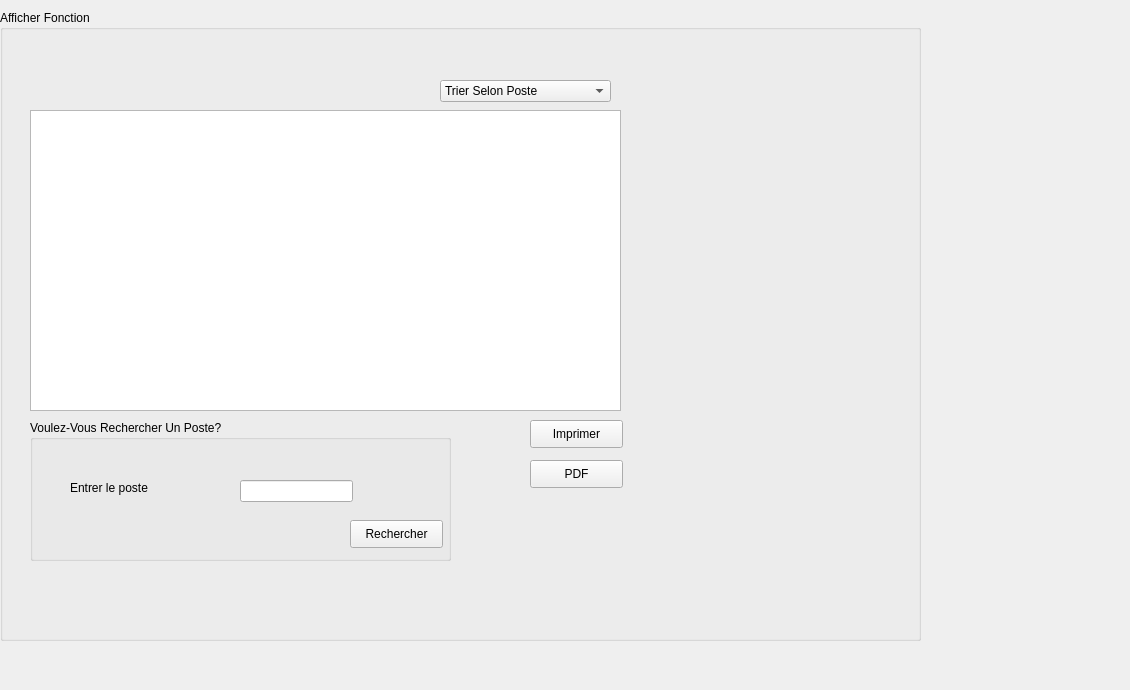
      <widget class="QWidget" name="tab_8">
       <attribute name="title">
        <string>Afficher</string>
       </attribute>
       <widget class="QGroupBox" name="groupBox_7">
        <property name="geometry">
         <rect>
          <x>0</x>
          <y>10</y>
          <width>921</width>
          <height>631</height>
         </rect>
        </property>
        <property name="title">
         <string>Afficher Fonction</string>
        </property>
        <widget class="QComboBox" name="comboBox_2">
         <property name="geometry">
          <rect>
           <x>440</x>
           <y>70</y>
           <width>171</width>
           <height>22</height>
          </rect>
         </property>
         <item>
          <property name="text">
           <string>Trier Selon Poste</string>
          </property>
         </item>
        </widget>
        <widget class="QGroupBox" name="groupBox_8">
         <property name="geometry">
          <rect>
           <x>30</x>
           <y>410</y>
           <width>421</width>
           <height>141</height>
          </rect>
         </property>
         <property name="title">
          <string>Voulez-Vous Rechercher Un Poste?</string>
         </property>
         <widget class="QLabel" name="label_24">
          <property name="geometry">
           <rect>
            <x>40</x>
            <y>60</y>
            <width>211</width>
            <height>16</height>
           </rect>
          </property>
          <property name="text">
           <string>Entrer le poste</string>
          </property>
         </widget>
         <widget class="QLineEdit" name="lineEdit_19">
          <property name="geometry">
           <rect>
            <x>210</x>
            <y>60</y>
            <width>113</width>
            <height>22</height>
           </rect>
          </property>
         </widget>
         <widget class="QPushButton" name="pushButton_10">
          <property name="geometry">
           <rect>
            <x>320</x>
            <y>100</y>
            <width>93</width>
            <height>28</height>
           </rect>
          </property>
          <property name="text">
           <string>Rechercher</string>
          </property>
         </widget>
        </widget>
        <widget class="QPushButton" name="pushButton_7">
         <property name="geometry">
          <rect>
           <x>530</x>
           <y>410</y>
           <width>93</width>
           <height>28</height>
          </rect>
         </property>
         <property name="text">
          <string>Imprimer</string>
         </property>
        </widget>
        <widget class="QTableView" name="tableView">
         <property name="geometry">
          <rect>
           <x>30</x>
           <y>100</y>
           <width>591</width>
           <height>301</height>
          </rect>
         </property>
        </widget>
        <widget class="QPushButton" name="pushButton_3">
         <property name="geometry">
          <rect>
           <x>530</x>
           <y>450</y>
           <width>93</width>
           <height>28</height>
          </rect>
         </property>
         <property name="text">
          <string>PDF</string>
         </property>
        </widget>
       </widget>
       <widget class="QLabel" name="label_36">
        <property name="geometry">
         <rect>
          <x>-235</x>
          <y>0</y>
          <width>1121</width>
          <height>681</height>
         </rect>
        </property>
        <property name="styleSheet">
         <string notr="true">background-image:url(:/gris.jpg)</string>
        </property>
        <property name="text">
         <string/>
        </property>
       </widget>
       <zorder>label_36</zorder>
       <zorder>groupBox_7</zorder>
      </widget>
